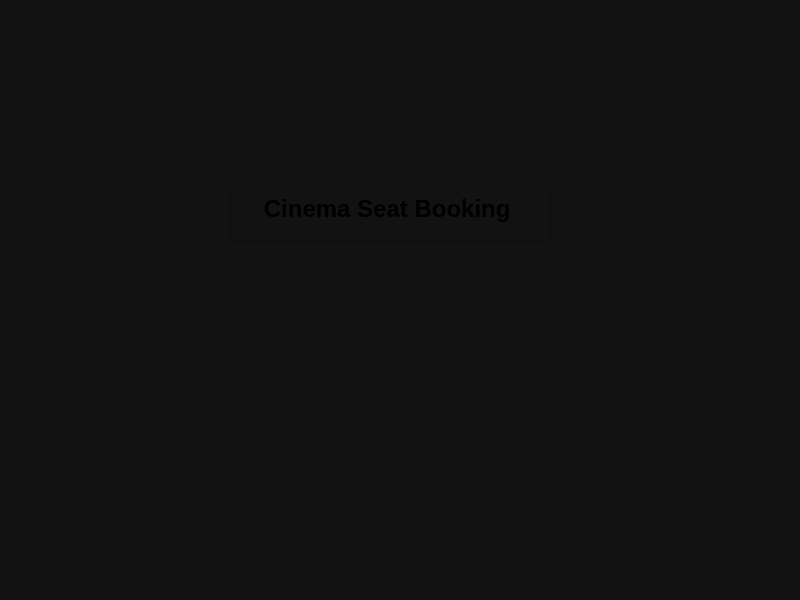
<?xml version="1.0" encoding="UTF-8"?>
<ui version="4.0">
 <class>MainWindow</class>
 <widget class="QMainWindow" name="MainWindow">
  <property name="geometry">
   <rect>
    <x>0</x>
    <y>0</y>
    <width>800</width>
    <height>600</height>
   </rect>
  </property>
  <property name="windowTitle">
   <string>MainWindow</string>
  </property>
  <property name="styleSheet">
   <string notr="true">background-color : #121212</string>
  </property>
  <widget class="QWidget" name="centralwidget">
   <widget class="QTextBrowser" name="textBrowser">
    <property name="geometry">
     <rect>
      <x>230</x>
      <y>190</y>
      <width>321</width>
      <height>51</height>
     </rect>
    </property>
    <property name="styleSheet">
     <string notr="true">background-color : #121212;
frameshape : NoFrame 
</string>
    </property>
    <property name="html">
     <string>&lt;!DOCTYPE HTML PUBLIC &quot;-//W3C//DTD HTML 4.0//EN&quot; &quot;http://www.w3.org/TR/REC-html40/strict.dtd&quot;&gt;
&lt;html&gt;&lt;head&gt;&lt;meta name=&quot;qrichtext&quot; content=&quot;1&quot; /&gt;&lt;meta charset=&quot;utf-8&quot; /&gt;&lt;style type=&quot;text/css&quot;&gt;
p, li { white-space: pre-wrap; }
hr { height: 1px; border-width: 0; }
li.unchecked::marker { content: &quot;\2610&quot;; }
li.checked::marker { content: &quot;\2612&quot;; }
&lt;/style&gt;&lt;/head&gt;&lt;body style=&quot; font-family:'Segoe UI'; font-size:9pt; font-weight:400; font-style:normal;&quot;&gt;
&lt;p align=&quot;center&quot; style=&quot; margin-top:12px; margin-bottom:12px; margin-left:0px; margin-right:0px; -qt-block-indent:0; text-indent:0px;&quot;&gt;&lt;span style=&quot; font-size:18pt; font-weight:700;&quot;&gt;Cinema Seat Booking &lt;/span&gt;&lt;/p&gt;&lt;/body&gt;&lt;/html&gt;</string>
    </property>
   </widget>
  </widget>
  <widget class="QStatusBar" name="statusbar"/>
 </widget>
 <resources/>
 <connections/>
</ui>
